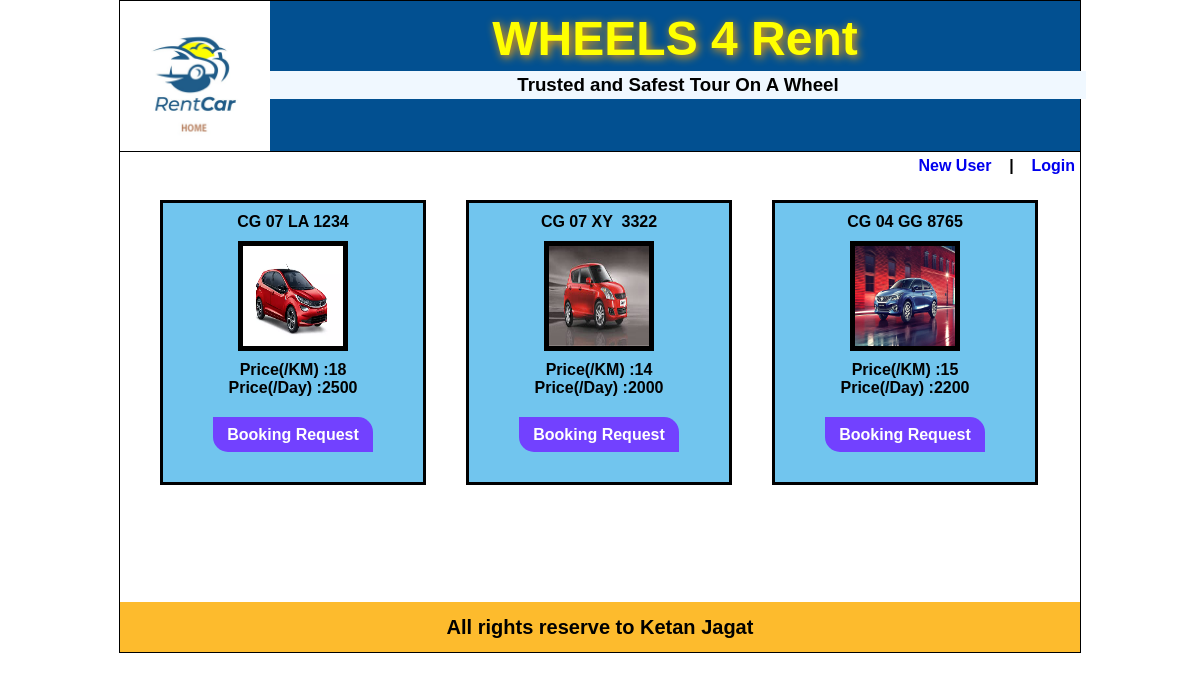
/displayAllCarForBooking.php, run on the app's committed database.
### tables this page shows
CREATE TABLE IF NOT EXISTS `car_info` (
  `car_id` int(11) NOT NULL AUTO_INCREMENT,
  `car_no` varchar(18) NOT NULL,
  `car_company_model` varchar(30) NOT NULL,
  `car_model_year` int(11) NOT NULL,
  `cat_type_id` int(11) NOT NULL,
  `image_path` text NOT NULL,
  `car_detail` text NOT NULL,
  `price_per_km` int(11) NOT NULL,
  `price_per_day` int(11) NOT NULL,
  `reg_date` datetime NOT NULL,
  `created_by` varchar(30) NOT NULL,
  `car_priority` int(11) NOT NULL DEFAULT '0',
  PRIMARY KEY (`car_id`)
);

### displayAllCarForBooking.php (the view)
<?php
  include("header.php");
?>
<div id='content'>
  <div id='loginDiv'>
    <a href='userRegistrationForm.php'>New User </a> &nbsp;&nbsp;&nbsp;|&nbsp;&nbsp;&nbsp;
    <a href='loginForm.php'>Login </a>
  </div>
  <div id='carArea'>
    <?php
       include("dbConnect.php");
       $rsCar=mysqli_query($con,"select * from car_info order by car_priority desc ");
       while($row=mysqli_fetch_array($rsCar))
       {
         echo("<div class='car_booking_div'>");
        echo(strtoupper($row["car_no"])."<br>");
        $img=$row["image_path"];
        echo("<img src='.\\collection\\$img' width='100' height='100' border='5'><br>");
        echo("Price(/KM) :".$row["price_per_km"] ."<br>");
        echo("Price(/Day) :".$row["price_per_day"] ."<br>");
        $id=$row["car_id"];
        echo("<div id='bookingRequest'>");
        echo("<a href='bookingRequestForm.php?cid=$id'>Booking Request</a>");
        echo("</div>");
        echo("</div>");
       }
   ?>
  </div>
</div>
<?php
  include("footer.php");
?>

### css/style.css (style rules this page uses)
body { padding: 0px; margin: 0px; font-family: Verdana, Geneva, Tahoma, sans-serif; }
a { text-decoration: none; }
#content { min-height: 450px; }
#loginDiv { text-align: right; padding: 5px; font-weight: bold; }
#carArea { padding-left: 20px; }
.car_booking_div { font-weight: bold; padding: 10px; width: 240px; margin: 20px; min-height: 240px; border:3px solid black; display:inline-block; vertical-align: top; text-align: center; background-color: #71c5EE ; }
.car_booking_div img { margin:10px 0px; }
#bookingRequest { display: block; background-color: #7241FF ; width: 160px; height: 35px; line-height: 35px; margin: 20px auto; border-radius: 0px 15px; }
#bookingRequest a { display: block; color: white; line-height: 35px; }

### data on the page
car_info: car_no "CG 07 LA 1234", image_path (picture), price_per_km "18", price_per_day "2500"
car_info: car_no "CG 07 XY 3322", image_path (picture), price_per_km "14", price_per_day "2000"
car_info: car_no "CG 04 GG 8765", image_path (picture), price_per_km "15", price_per_day "2200"
